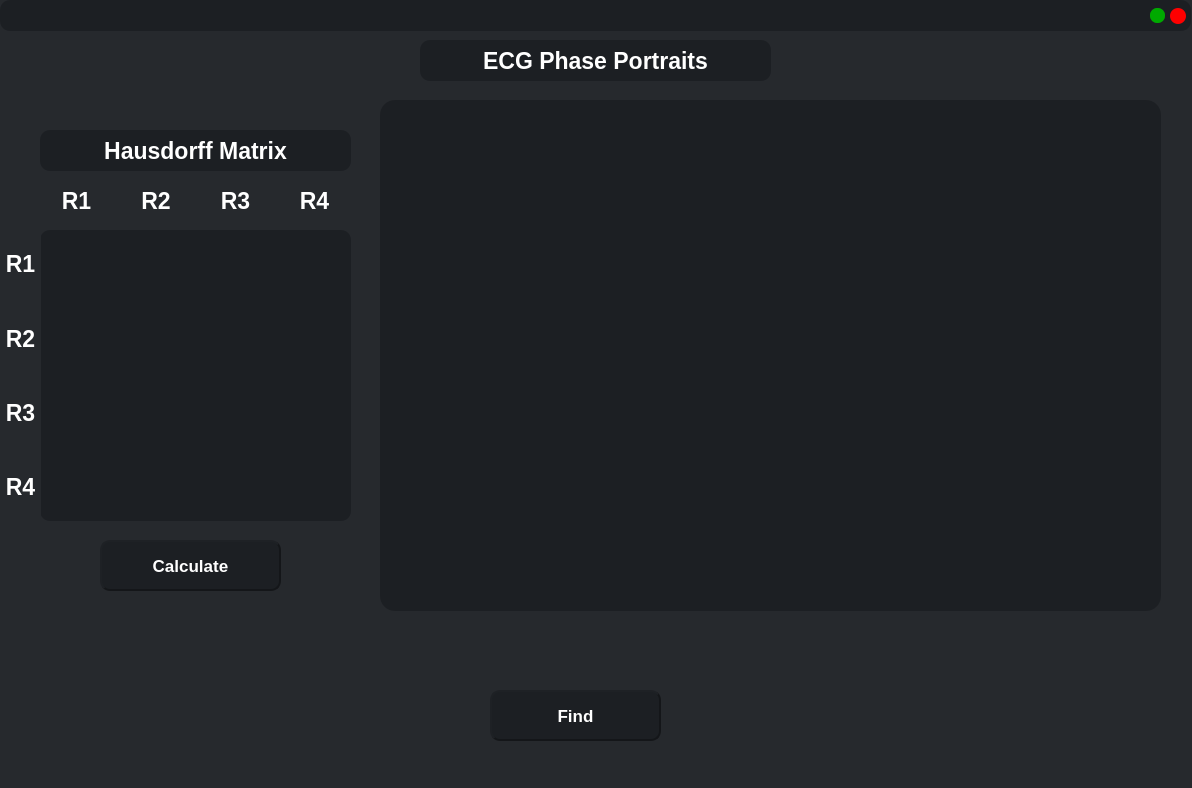
<?xml version="1.0" encoding="UTF-8"?>
<ui version="4.0">
 <class>PortraitMainWindow</class>
 <widget class="QMainWindow" name="PortraitMainWindow">
  <property name="geometry">
   <rect>
    <x>0</x>
    <y>0</y>
    <width>1192</width>
    <height>788</height>
   </rect>
  </property>
  <property name="windowTitle">
   <string>MainWindow</string>
  </property>
  <property name="styleSheet">
   <string notr="true">background-color: rgb(38, 41, 45);</string>
  </property>
  <widget class="QWidget" name="centralwidget">
   <widget class="QFrame" name="frame_header">
    <property name="geometry">
     <rect>
      <x>0</x>
      <y>0</y>
      <width>1191</width>
      <height>31</height>
     </rect>
    </property>
    <property name="styleSheet">
     <string notr="true">border-radius: 10px;
background-color: rgb(28, 31, 35)</string>
    </property>
    <property name="frameShape">
     <enum>QFrame::StyledPanel</enum>
    </property>
    <property name="frameShadow">
     <enum>QFrame::Raised</enum>
    </property>
    <widget class="QPushButton" name="pushButton_exp">
     <property name="geometry">
      <rect>
       <x>1150</x>
       <y>8</y>
       <width>15</width>
       <height>15</height>
      </rect>
     </property>
     <property name="font">
      <font>
       <family>Segoe UI</family>
       <pointsize>10</pointsize>
       <weight>50</weight>
       <bold>false</bold>
      </font>
     </property>
     <property name="cursor">
      <cursorShape>PointingHandCursor</cursorShape>
     </property>
     <property name="styleSheet">
      <string notr="true">QPushButton{
	background-color: rgb(0, 170, 0);
	border-radius: 7px;
	text-align: center;
}

QPushButton:hover{
	background-color: rgb(0, 111, 0);
}

QPushButton:pressed{
	background-color: rgb(0, 153, 0);
}</string>
     </property>
     <property name="text">
      <string/>
     </property>
    </widget>
    <widget class="QPushButton" name="pushButton_close">
     <property name="geometry">
      <rect>
       <x>1170</x>
       <y>8</y>
       <width>16</width>
       <height>16</height>
      </rect>
     </property>
     <property name="font">
      <font>
       <family>Segoe UI</family>
       <pointsize>10</pointsize>
       <weight>50</weight>
       <bold>false</bold>
      </font>
     </property>
     <property name="cursor">
      <cursorShape>PointingHandCursor</cursorShape>
     </property>
     <property name="styleSheet">
      <string notr="true">QPushButton{
	background-color: rgb(255, 0, 0);
	border-radius: 8px;
	text-align: center;
}

QPushButton:hover{
	background-color: rgb(175, 0, 0);
}

QPushButton:pressed{
	background-color: rgb(229, 0, 0);
}</string>
     </property>
     <property name="text">
      <string/>
     </property>
    </widget>
   </widget>
   <widget class="QLabel" name="label_2">
    <property name="geometry">
     <rect>
      <x>420</x>
      <y>40</y>
      <width>351</width>
      <height>41</height>
     </rect>
    </property>
    <property name="font">
     <font>
      <family>Segoe UI</family>
      <pointsize>17</pointsize>
      <weight>75</weight>
      <bold>true</bold>
     </font>
    </property>
    <property name="styleSheet">
     <string notr="true">color: rgb(255, 255, 255);
background-color: rgb(28, 31, 35);
border-radius: 10px;</string>
    </property>
    <property name="text">
     <string>ECG Phase Portraits</string>
    </property>
    <property name="alignment">
     <set>Qt::AlignCenter</set>
    </property>
   </widget>
   <widget class="QWidget" name="EcgWidget" native="true">
    <property name="geometry">
     <rect>
      <x>380</x>
      <y>100</y>
      <width>781</width>
      <height>511</height>
     </rect>
    </property>
    <property name="styleSheet">
     <string notr="true">background-color: rgb(28, 31, 35);
border-radius: 15px;</string>
    </property>
   </widget>
   <widget class="QTableView" name="tableView">
    <property name="geometry">
     <rect>
      <x>40</x>
      <y>230</y>
      <width>311</width>
      <height>291</height>
     </rect>
    </property>
    <property name="font">
     <font>
      <pointsize>14</pointsize>
      <weight>75</weight>
      <bold>true</bold>
     </font>
    </property>
    <property name="layoutDirection">
     <enum>Qt::LeftToRight</enum>
    </property>
    <property name="styleSheet">
     <string notr="true">background-color: rgb(28, 31, 35);
border:none;
border-radius:10px;
color:rgb(255, 255, 255);
text-align: center;</string>
    </property>
    <property name="frameShape">
     <enum>QFrame::StyledPanel</enum>
    </property>
    <property name="verticalScrollBarPolicy">
     <enum>Qt::ScrollBarAlwaysOff</enum>
    </property>
    <property name="horizontalScrollBarPolicy">
     <enum>Qt::ScrollBarAlwaysOff</enum>
    </property>
    <property name="alternatingRowColors">
     <bool>false</bool>
    </property>
    <property name="textElideMode">
     <enum>Qt::ElideMiddle</enum>
    </property>
    <attribute name="horizontalHeaderVisible">
     <bool>false</bool>
    </attribute>
    <attribute name="horizontalHeaderMinimumSectionSize">
     <number>25</number>
    </attribute>
    <attribute name="horizontalHeaderDefaultSectionSize">
     <number>78</number>
    </attribute>
    <attribute name="verticalHeaderVisible">
     <bool>false</bool>
    </attribute>
    <attribute name="verticalHeaderMinimumSectionSize">
     <number>10</number>
    </attribute>
    <attribute name="verticalHeaderDefaultSectionSize">
     <number>73</number>
    </attribute>
   </widget>
   <widget class="QPushButton" name="pushButtonFind">
    <property name="geometry">
     <rect>
      <x>490</x>
      <y>690</y>
      <width>171</width>
      <height>51</height>
     </rect>
    </property>
    <property name="font">
     <font>
      <pointsize>13</pointsize>
      <weight>75</weight>
      <bold>true</bold>
     </font>
    </property>
    <property name="cursor">
     <cursorShape>PointingHandCursor</cursorShape>
    </property>
    <property name="styleSheet">
     <string notr="true">QPushButton {
	background-color: rgb(28, 31, 35);
	color: rgb(255, 255, 255);
	border-radius: 10px;
	border-style: outset;
	border-width: 2px;
	border-color:rgb(20, 22, 25)
}

QPushButton:hover {
	background-color: rgb(41, 46, 52);
}

QPushButton:pressed {
	background-color: rgb(33, 37, 42);
}</string>
    </property>
    <property name="text">
     <string>Find</string>
    </property>
   </widget>
   <widget class="QLabel" name="label_3">
    <property name="geometry">
     <rect>
      <x>40</x>
      <y>130</y>
      <width>311</width>
      <height>41</height>
     </rect>
    </property>
    <property name="font">
     <font>
      <family>Segoe UI</family>
      <pointsize>17</pointsize>
      <weight>75</weight>
      <bold>true</bold>
     </font>
    </property>
    <property name="styleSheet">
     <string notr="true">color: rgb(255, 255, 255);
background-color: rgb(28, 31, 35);
border-radius: 10px;</string>
    </property>
    <property name="text">
     <string>Hausdorff Matrix</string>
    </property>
    <property name="alignment">
     <set>Qt::AlignCenter</set>
    </property>
   </widget>
   <widget class="QPushButton" name="pushButtonCalc">
    <property name="geometry">
     <rect>
      <x>100</x>
      <y>540</y>
      <width>181</width>
      <height>51</height>
     </rect>
    </property>
    <property name="font">
     <font>
      <pointsize>13</pointsize>
      <weight>75</weight>
      <bold>true</bold>
     </font>
    </property>
    <property name="cursor">
     <cursorShape>PointingHandCursor</cursorShape>
    </property>
    <property name="styleSheet">
     <string notr="true">QPushButton {
	background-color: rgb(28, 31, 35);
	color: rgb(255, 255, 255);
	border-radius: 10px;
	border-style: outset;
	border-width: 2px;
	border-color:rgb(20, 22, 25)
}

QPushButton:hover {
	background-color: rgb(41, 46, 52);
}

QPushButton:pressed {
	background-color: rgb(33, 37, 42);
}</string>
    </property>
    <property name="text">
     <string>Calculate</string>
    </property>
   </widget>
   <widget class="QWidget" name="horizontalLayoutWidget">
    <property name="geometry">
     <rect>
      <x>40</x>
      <y>180</y>
      <width>311</width>
      <height>41</height>
     </rect>
    </property>
    <layout class="QHBoxLayout" name="horizontalLayout">
     <item>
      <widget class="QLabel" name="label_5">
       <property name="font">
        <font>
         <family>Segoe UI</family>
         <pointsize>17</pointsize>
         <weight>75</weight>
         <bold>true</bold>
        </font>
       </property>
       <property name="styleSheet">
        <string notr="true">color: rgb(255, 255, 255);
background-color: none;
border-radius: 10px;</string>
       </property>
       <property name="text">
        <string>R1</string>
       </property>
       <property name="alignment">
        <set>Qt::AlignCenter</set>
       </property>
      </widget>
     </item>
     <item>
      <widget class="QLabel" name="label_7">
       <property name="font">
        <font>
         <family>Segoe UI</family>
         <pointsize>17</pointsize>
         <weight>75</weight>
         <bold>true</bold>
        </font>
       </property>
       <property name="styleSheet">
        <string notr="true">color: rgb(255, 255, 255);
background-color: none;
border-radius: 10px;</string>
       </property>
       <property name="text">
        <string>R2</string>
       </property>
       <property name="alignment">
        <set>Qt::AlignCenter</set>
       </property>
      </widget>
     </item>
     <item>
      <widget class="QLabel" name="label_6">
       <property name="font">
        <font>
         <family>Segoe UI</family>
         <pointsize>17</pointsize>
         <weight>75</weight>
         <bold>true</bold>
        </font>
       </property>
       <property name="styleSheet">
        <string notr="true">color: rgb(255, 255, 255);
background-color: none;
border-radius: 10px;</string>
       </property>
       <property name="text">
        <string>R3</string>
       </property>
       <property name="alignment">
        <set>Qt::AlignCenter</set>
       </property>
      </widget>
     </item>
     <item>
      <widget class="QLabel" name="label_4">
       <property name="font">
        <font>
         <family>Segoe UI</family>
         <pointsize>17</pointsize>
         <weight>75</weight>
         <bold>true</bold>
        </font>
       </property>
       <property name="styleSheet">
        <string notr="true">color: rgb(255, 255, 255);
background-color: none;
border-radius: 10px;</string>
       </property>
       <property name="text">
        <string>R4</string>
       </property>
       <property name="alignment">
        <set>Qt::AlignCenter</set>
       </property>
      </widget>
     </item>
    </layout>
   </widget>
   <widget class="QWidget" name="verticalLayoutWidget">
    <property name="geometry">
     <rect>
      <x>0</x>
      <y>230</y>
      <width>41</width>
      <height>291</height>
     </rect>
    </property>
    <layout class="QVBoxLayout" name="verticalLayout">
     <item>
      <widget class="QLabel" name="label_11">
       <property name="font">
        <font>
         <family>Segoe UI</family>
         <pointsize>17</pointsize>
         <weight>75</weight>
         <bold>true</bold>
        </font>
       </property>
       <property name="styleSheet">
        <string notr="true">color: rgb(255, 255, 255);
background-color: none;
border-radius: 10px;</string>
       </property>
       <property name="text">
        <string>R1</string>
       </property>
       <property name="alignment">
        <set>Qt::AlignCenter</set>
       </property>
      </widget>
     </item>
     <item>
      <widget class="QLabel" name="label_10">
       <property name="font">
        <font>
         <family>Segoe UI</family>
         <pointsize>17</pointsize>
         <weight>75</weight>
         <bold>true</bold>
        </font>
       </property>
       <property name="styleSheet">
        <string notr="true">color: rgb(255, 255, 255);
background-color: none;
border-radius: 10px;</string>
       </property>
       <property name="text">
        <string>R2</string>
       </property>
       <property name="alignment">
        <set>Qt::AlignCenter</set>
       </property>
      </widget>
     </item>
     <item>
      <widget class="QLabel" name="label_8">
       <property name="font">
        <font>
         <family>Segoe UI</family>
         <pointsize>17</pointsize>
         <weight>75</weight>
         <bold>true</bold>
        </font>
       </property>
       <property name="styleSheet">
        <string notr="true">color: rgb(255, 255, 255);
background-color: none;
border-radius: 10px;</string>
       </property>
       <property name="text">
        <string>R3</string>
       </property>
       <property name="alignment">
        <set>Qt::AlignCenter</set>
       </property>
      </widget>
     </item>
     <item>
      <widget class="QLabel" name="label_9">
       <property name="font">
        <font>
         <family>Segoe UI</family>
         <pointsize>17</pointsize>
         <weight>75</weight>
         <bold>true</bold>
        </font>
       </property>
       <property name="styleSheet">
        <string notr="true">color: rgb(255, 255, 255);
background-color: none;
border-radius: 10px;</string>
       </property>
       <property name="text">
        <string>R4</string>
       </property>
       <property name="alignment">
        <set>Qt::AlignCenter</set>
       </property>
      </widget>
     </item>
    </layout>
   </widget>
  </widget>
 </widget>
 <resources/>
 <connections/>
</ui>
